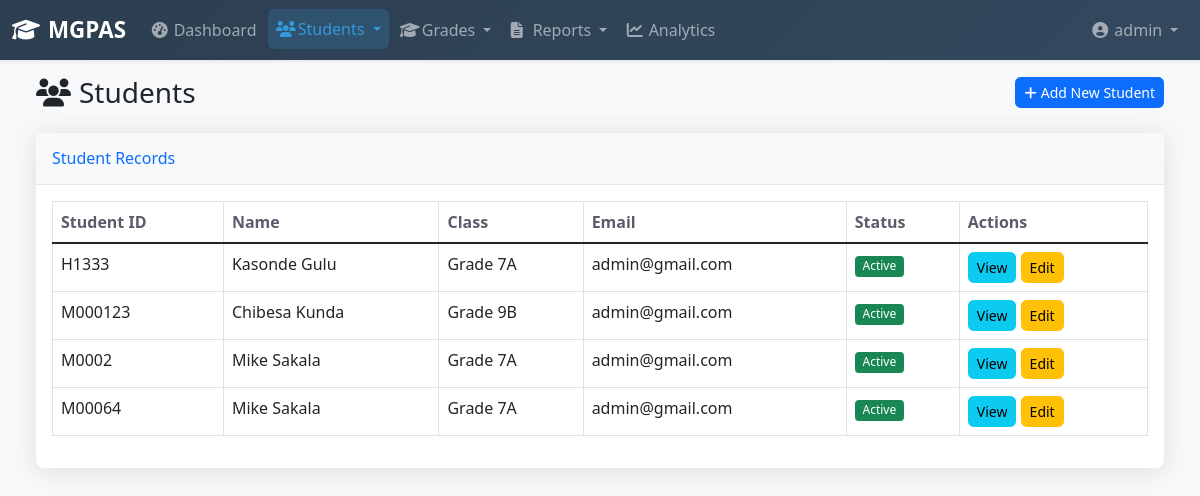
Page /grading/students/ (signed in) on the earlier database version.
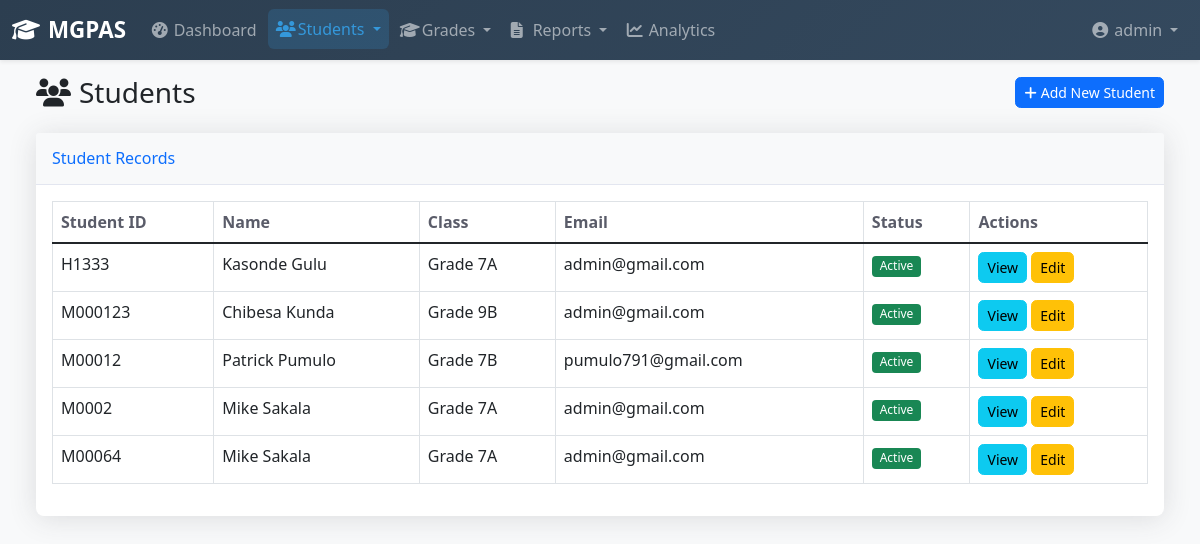
Same page on the later database version.
### grading/models.py (models this page shows, shortened)
class Student(models.Model):
    first_name = models.CharField(max_length=100)
    last_name = models.CharField(max_length=100)
    student_id = models.CharField(max_length=20, unique=True)
    date_of_birth = models.DateField()
    email = models.EmailField(blank=True)
    phone = models.CharField(max_length=15, blank=True)
    address = models.TextField(blank=True)
    current_class = models.ForeignKey(Class, on_delete=models.SET_NULL, null=True, blank=True)
    academic_year = models.ForeignKey(AcademicYear, on_delete=models.CASCADE)
    enrollment_date = models.DateField()
    is_active = models.BooleanField(default=True)
    created_at = models.DateTimeField(auto_now_add=True)
    updated_at = models.DateTimeField(auto_now=True)
    class Meta:
        ordering = ['last_name', 'first_name']

class Class(models.Model):
    name = models.CharField(max_length=50)
    academic_year = models.ForeignKey(AcademicYear, on_delete=models.CASCADE)
    teacher = models.ForeignKey(User, on_delete=models.SET_NULL, null=True, blank=True)

### grading/views.py (the view)
# urls.py: path('students/', views.StudentListView.as_view(), name='student_list'),
class StudentListView(LoginRequiredMixin, ListView):
    model = Student
    template_name = 'grading/student_list.html'
    context_object_name = 'students'
    paginate_by = 20
    def get_queryset(self):
        queryset = Student.objects.filter(is_active=True)
        search = self.request.GET.get('search')
        if search:
            queryset = queryset.filter(
                Q(first_name__icontains=search) |
                Q(last_name__icontains=search) |
                Q(student_id__icontains=search)
            )
        return queryset

### templates/grading/student_list.html (shortened to what this page needs)
{% extends 'base.html' %}
{% load static %}
{% block content %}
<div class="container-fluid">
    <div class="d-sm-flex align-items-center justify-content-between mb-4">
        <h1 class="h3 mb-0 text-gray-800"><i class="fas fa-users me-2"></i>Students</h1>
        <a href="{% url 'grading:student_add' %}" class="btn btn-primary btn-sm">
            <i class="fas fa-plus me-1"></i>Add New Student
        </a>
    </div>
    <div class="card shadow mb-4">
        <div class="card-header py-3">
            <h6 class="m-0 font-weight-bold text-primary">Student Records</h6>
        </div>
        <div class="card-body">
            {% if students %}
            <div class="table-responsive">
                <table class="table table-bordered">
                    <thead>
                        <tr>
                            <th>Student ID</th>
                            <th>Name</th>
                            <th>Class</th>
                            <th>Email</th>
                            <th>Status</th>
                            <th>Actions</th>
                        </tr>
                    </thead>
                    <tbody>
                        {% for student in students %}
                        <tr>
                            <td>{{ student.student_id }}</td>
                            <td>{{ student.first_name }} {{ student.last_name }}</td>
                            <td>{{ student.current_class.name|default:"Not assigned" }}</td>
                            <td>{{ student.email|default:"-" }}</td>
                            <td>
                                <span class="badge bg-{% if student.is_active %}success{% else %}secondary{% endif %}">
                                    {% if student.is_active %}Active{% else %}Inactive{% endif %}
                                </span>
                            </td>
                            <td>
                                <a href="{% url 'grading:student_detail' student.pk %}" class="btn btn-info btn-sm">View</a>
                                <a href="{% url 'grading:student_edit' student.pk %}" class="btn btn-warning btn-sm">Edit</a>
                            </td>
                        </tr>
                        {% endfor %}
                    </tbody>
                </table>
            </div>
            {% else %}
            <p class="text-muted">No students found.</p>
            {% endif %}
        </div>
    </div>
</div>
{% endblock %}

Differences in the rows shown:
added Student: student_id "M00012", first_name "Patrick", last_name "Pumulo", current_class.name "Grade 7B", email "pumulo791@gmail.com", is_active "Active"
